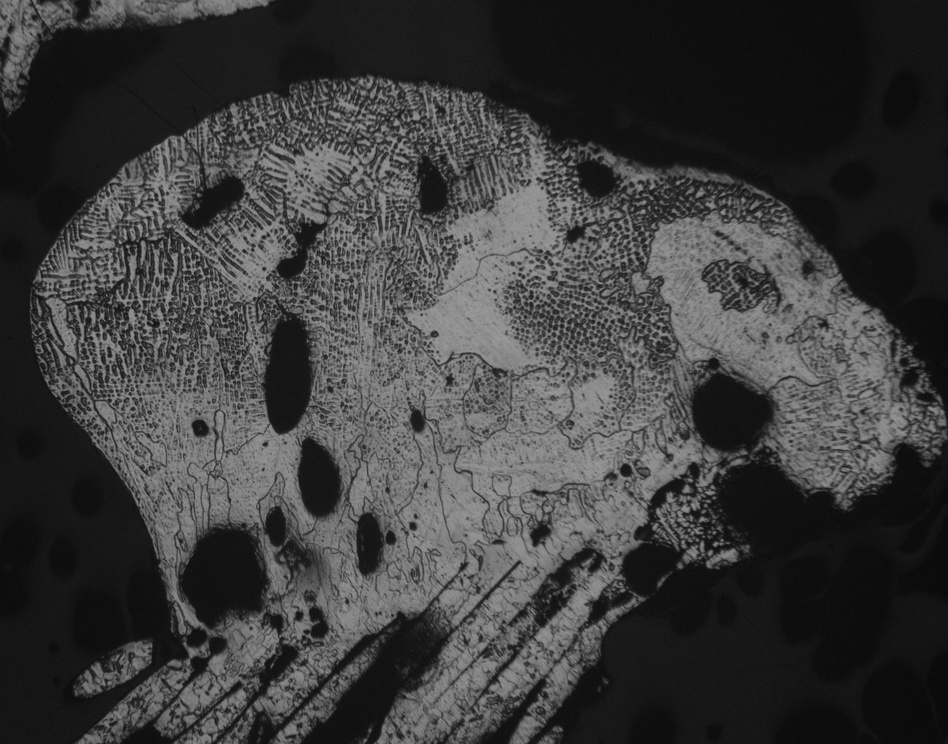
#> input picture Fire/Fire-py/img/origin.jpg, 948 x 744 px, shrunk from 2448 x 1920 before the run, found by its file name
$ python grain_corp.py 5 5 100 100
#> lines starting #> are read from the running program, lines starting #| are printed output that depends on the picture
import cv2, sys

top = int(sys.argv[1])
left = int(sys.argv[2])
width = int(sys.argv[3])
height = int(sys.argv[4])

img = cv2.imread("./Fire-py/img/origin.jpg")
#> img is the input picture: shape (744, 948, 3); min 8, max 160, mean 60.9

corp = img[top: top + height, left : left + width]
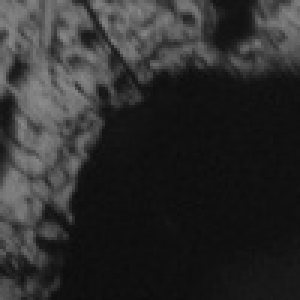
#> corp: shape (100, 100, 3) (shown 3 times larger); min 11, max 140, mean 45.1

cv2.imwrite("./Fire-py/img/corp_grain.jpg", corp)

$ run again, with Fire/Fire-py/img/grain_area.png saved as Fire/Fire-py/img/origin.jpg
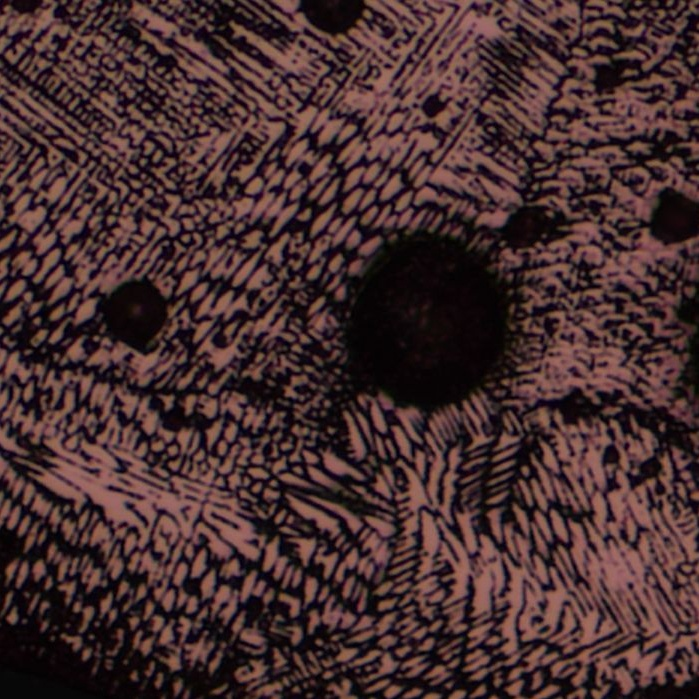
#> input picture Fire/Fire-py/img/grain_area.png, 699 x 699 px, found by its file name
#> img is the input picture: shape (699, 699, 3); mean B, G, R 47.2, 46.7, 71
#> `corp = img[top: top + height, left : left + width]`:
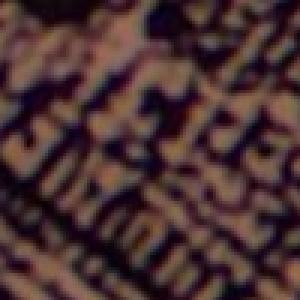
#> corp: shape (100, 100, 3) (shown 3 times larger); mean B, G, R 50.7, 50.2, 75.4
